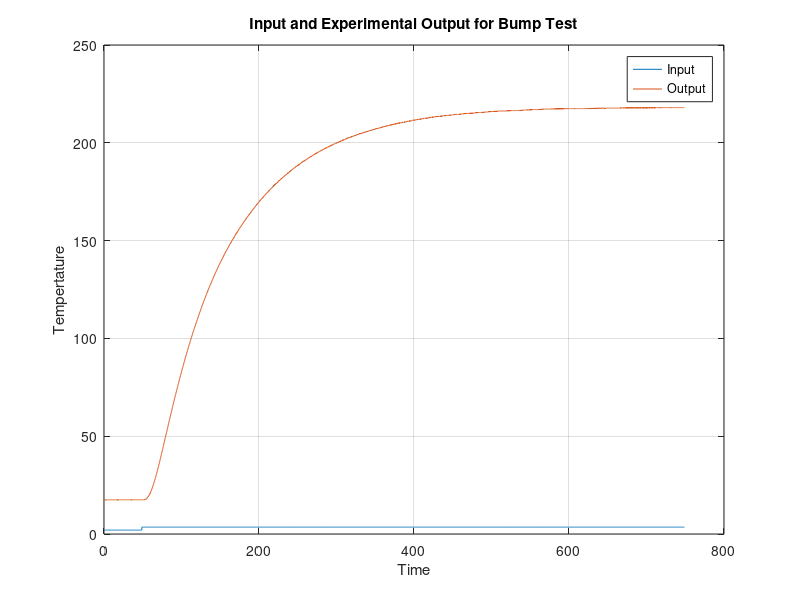

MATLAB code to generate this figure: (Note: this script raises an error after producing the figure.)
clear
clc
load('Exp2_SysIDData.mat')
plot(time,input)
grid on;
hold on 
plot(time,output)
title('Input and Experimental Output for Bump Test');
ylabel('Tempertature');
xlabel('Time');
legend('Input','Output');
savefig('images/exp2.fig');
fig=openfig('images/exp2.fig');
saveas(fig,'images/exp2.png');
close(fig);
hold off;

%% - for systemIdent.

inputa(:)=input(:)-2

plot(time,inputa)

outputa(:)=output(:)-17.5

plot(time,outputa)  


%% - from exp data

Kp=63.553
Tp1=130.03
Td=3
s = tf('s')
G = (Kp/(1+Tp1*s))*exp(-Td*s)

step(G)
grid on

%% -
    
Yi =17.5
Yf=217.8
DY=Yf-Yi
Y1_3=Yi+DY/3
Y2_3=Yi+2*DY/3
u_in=2
u_fin=3.5
Du=u_fin-u_in
K_p=DY/Du

t_in=52.7
t1_3=101
t2_3=167
tau_p=(t2_3-t1_3)/0.7

theta_p=t1_3-0.4*tau_p-t_in

%% - 

Kc_p_exp =(0.2/K_p)*(tau_p/theta_p)^1.22

Kc_pi_exp = (0.586/K_p)*(tau_p/theta_p)^0.916

tau_pi_exp = tau_p/(1.03-0.165*(theta_p/tau_p))

%% 

K_p_m = P1D.Kp
tau_p_m= P1D.Tp1
theta_p_m = P1D.Td/10



Kc_p_model =(0.2/K_p_m)*(tau_p_m/theta_p_m)^1.22
Kc_pi_model = (0.586/K_p_m)*(tau_p_m/theta_p_m)^0.916
tau_pi_model = tau_p_m/(1.03-0.165*(theta_p_m/tau_p_m))


